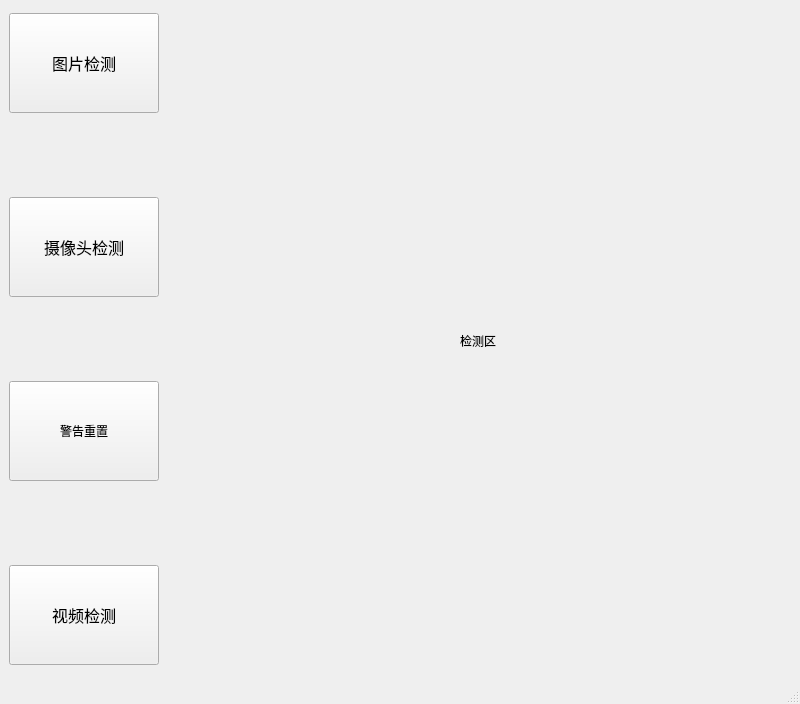
<?xml version="1.0" encoding="UTF-8"?>
<ui version="4.0">
 <class>MainWindow</class>
 <widget class="QMainWindow" name="MainWindow">
  <property name="geometry">
   <rect>
    <x>0</x>
    <y>0</y>
    <width>800</width>
    <height>704</height>
   </rect>
  </property>
  <property name="windowTitle">
   <string>智能厨房系统demo</string>
  </property>
  <widget class="QWidget" name="centralwidget">
   <layout class="QHBoxLayout" name="horizontalLayout_2">
    <item>
     <layout class="QHBoxLayout" name="horizontalLayout" stretch="0,3">
      <property name="sizeConstraint">
       <enum>QLayout::SetNoConstraint</enum>
      </property>
      <item>
       <layout class="QVBoxLayout" name="verticalLayout" stretch="0,0,0,1">
        <property name="spacing">
         <number>80</number>
        </property>
        <property name="rightMargin">
         <number>0</number>
        </property>
        <item alignment="Qt::AlignHCenter">
         <widget class="QPushButton" name="pushButton_img">
          <property name="sizePolicy">
           <sizepolicy hsizetype="Minimum" vsizetype="MinimumExpanding">
            <horstretch>0</horstretch>
            <verstretch>0</verstretch>
           </sizepolicy>
          </property>
          <property name="minimumSize">
           <size>
            <width>150</width>
            <height>100</height>
           </size>
          </property>
          <property name="maximumSize">
           <size>
            <width>150</width>
            <height>100</height>
           </size>
          </property>
          <property name="font">
           <font>
            <family>Agency FB</family>
            <pointsize>12</pointsize>
           </font>
          </property>
          <property name="text">
           <string>图片检测</string>
          </property>
         </widget>
        </item>
        <item alignment="Qt::AlignHCenter">
         <widget class="QPushButton" name="pushButton_camera">
          <property name="sizePolicy">
           <sizepolicy hsizetype="Minimum" vsizetype="Expanding">
            <horstretch>0</horstretch>
            <verstretch>0</verstretch>
           </sizepolicy>
          </property>
          <property name="minimumSize">
           <size>
            <width>150</width>
            <height>100</height>
           </size>
          </property>
          <property name="maximumSize">
           <size>
            <width>150</width>
            <height>100</height>
           </size>
          </property>
          <property name="font">
           <font>
            <family>Agency FB</family>
            <pointsize>12</pointsize>
           </font>
          </property>
          <property name="text">
           <string>摄像头检测</string>
          </property>
         </widget>
        </item>
        <item>
         <widget class="QPushButton" name="pushButton_waring">
          <property name="minimumSize">
           <size>
            <width>150</width>
            <height>100</height>
           </size>
          </property>
          <property name="maximumSize">
           <size>
            <width>150</width>
            <height>100</height>
           </size>
          </property>
          <property name="text">
           <string>警告重置</string>
          </property>
         </widget>
        </item>
        <item alignment="Qt::AlignHCenter">
         <widget class="QPushButton" name="pushButton_video">
          <property name="sizePolicy">
           <sizepolicy hsizetype="Minimum" vsizetype="Expanding">
            <horstretch>0</horstretch>
            <verstretch>0</verstretch>
           </sizepolicy>
          </property>
          <property name="minimumSize">
           <size>
            <width>150</width>
            <height>100</height>
           </size>
          </property>
          <property name="maximumSize">
           <size>
            <width>150</width>
            <height>100</height>
           </size>
          </property>
          <property name="font">
           <font>
            <family>Agency FB</family>
            <pointsize>12</pointsize>
           </font>
          </property>
          <property name="text">
           <string>视频检测</string>
          </property>
         </widget>
        </item>
       </layout>
      </item>
      <item>
       <widget class="QLabel" name="label">
        <property name="maximumSize">
         <size>
          <width>1080</width>
          <height>720</height>
         </size>
        </property>
        <property name="text">
         <string>检测区</string>
        </property>
        <property name="scaledContents">
         <bool>true</bool>
        </property>
        <property name="alignment">
         <set>Qt::AlignCenter</set>
        </property>
       </widget>
      </item>
     </layout>
    </item>
   </layout>
  </widget>
  <widget class="QMenuBar" name="menubar">
   <property name="geometry">
    <rect>
     <x>0</x>
     <y>0</y>
     <width>800</width>
     <height>22</height>
    </rect>
   </property>
  </widget>
  <widget class="QStatusBar" name="statusbar"/>
 </widget>
 <resources/>
 <connections/>
</ui>
